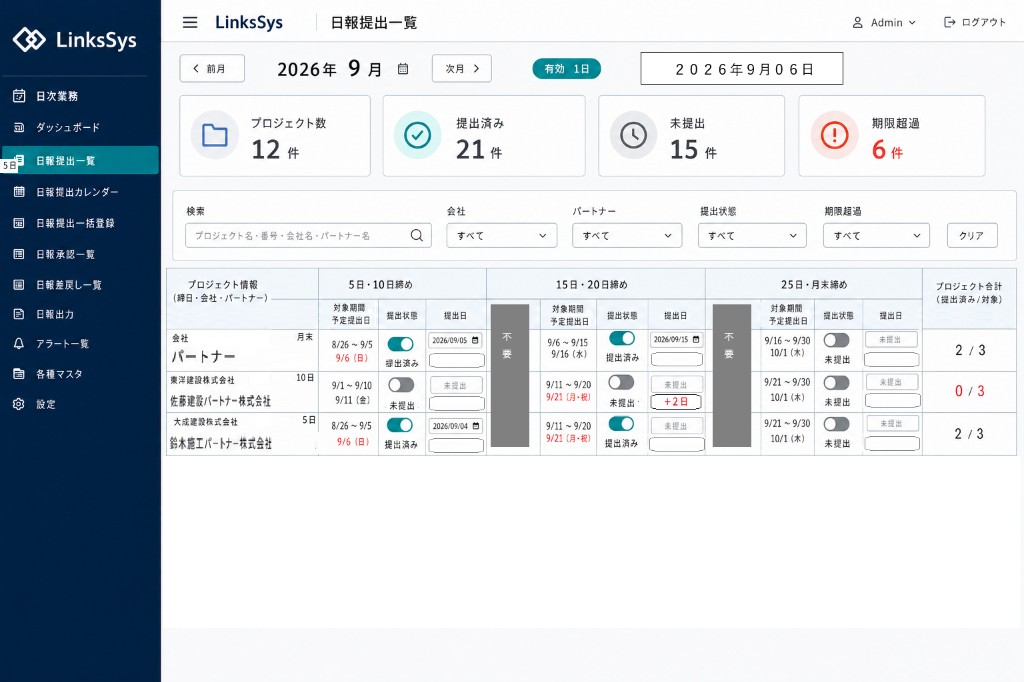
#> input picture 仕様MD/画面イメージ/日報提出一覧_指摘.jpg, 1024 x 682 px
$ python -i geometry.py   (imports and definitions only)
#> lines starting #> are read from the running program, lines starting #| are printed output that depends on the picture; after the words box and inside, x2 and y2 are one past the last pixel; in counts of white or black regions, pixels touching at a corner belong together
#> further down, picture is the input picture: PIL image 1024x682 RGB; mean R, G, B 205.7, 211.9, 217.9
"""Local ruled-table rectification. Coordinates always refer to the saved image."""
import cv2
import numpy as np
from PIL import Image, ImageOps


def ink(image):
    gray = np.asarray(image.convert('L'))
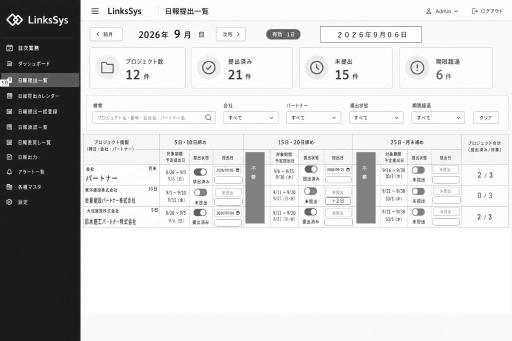
#> gray: shape (682, 1024) (shown at 1/2 size); min 0, max 255, mean 210.7
    return cv2.adaptiveThreshold(gray, 255, cv2.ADAPTIVE_THRESH_GAUSSIAN_C,
                                cv2.THRESH_BINARY_INV, 31, 15)
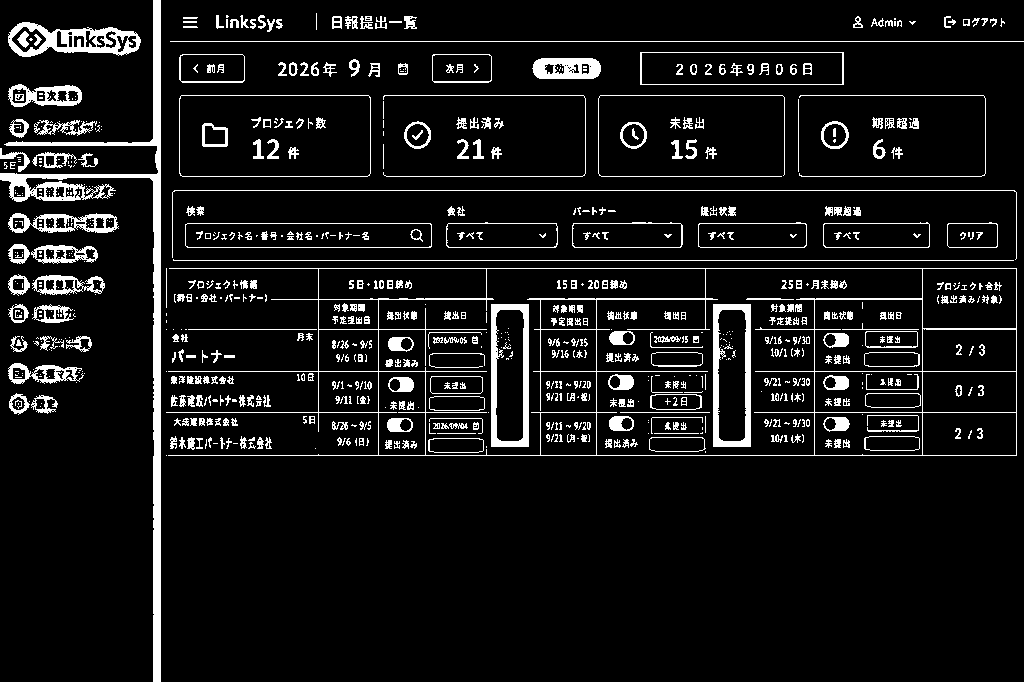
#> returned value: shape (682, 1024); 8.4% white; 845 white regions (380 under 20 px), largest, box (x1, y1, x2, y2) and area: (0, 0, 161, 682) 7613, (166, 268, 1017, 456) 6046, (8, 22, 141, 57) 2082


# [34 lines left out: function traces, not called in this run]


def rectify(image, source_quad=None):
    """Return a straightened table and explicit detection metadata, or safe fallback."""
    if source_quad:
        h, w = image.height, image.width
        quad = np.float32([[x*w,y*h] for x,y in source_quad])
        if not cv2.isContourConvex(quad.astype(np.int32)) or abs(cv2.contourArea(quad)) < w*h*.05:
            raise ValueError('Invalid document corners')
        matrix=cv2.getPerspectiveTransform(quad,np.float32([[0,0],[w-1,0],[w-1,h-1],[0,h-1]]))
        image=Image.fromarray(cv2.warpPerspective(np.asarray(image),matrix,(w,h),borderValue=(255,255,255)))
    binary = ink(image)
    h, w = binary.shape
    # A connected printed grid is more reliable than the outline of a photographed page.
    joined = cv2.morphologyEx(binary, cv2.MORPH_CLOSE, np.ones((3, 3), np.uint8))
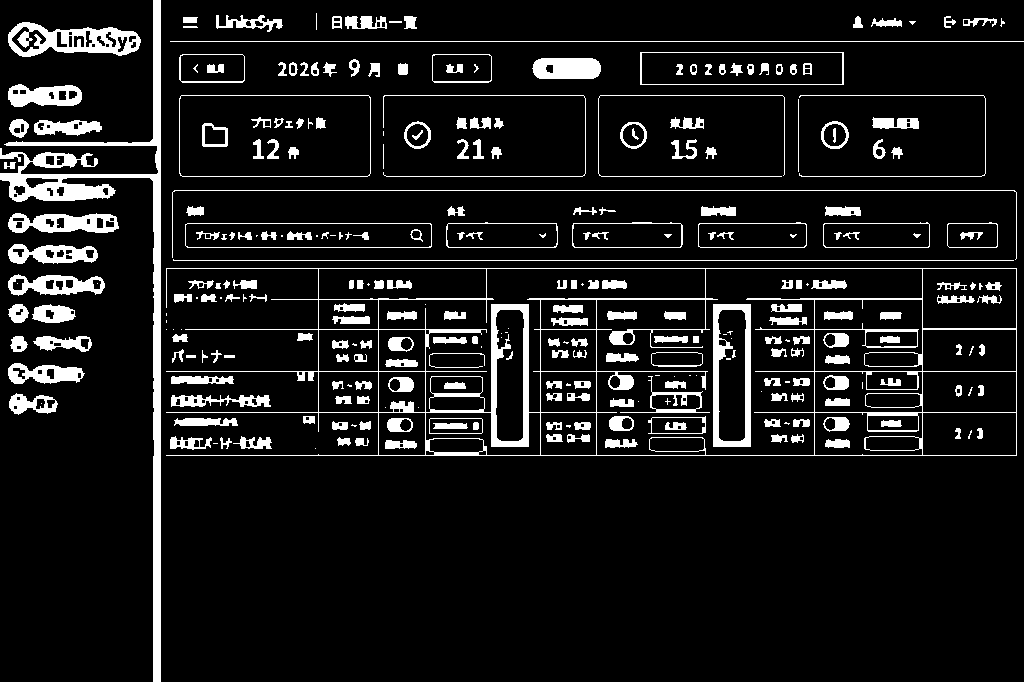
#> joined: shape (682, 1024); 9.9% white; 310 white regions (64 under 20 px)
    contours, _ = cv2.findContours(joined, cv2.RETR_EXTERNAL, cv2.CHAIN_APPROX_SIMPLE)
#> contours = 116 contours, 29 with area under 20; largest, box (x1, y1, x2, y2) and area: (166, 268, 1017, 456) 128056, (179, 95, 371, 177) 15458, (0, 0, 161, 682) 8172, (640, 52, 844, 85) 6496, (185, 223, 432, 248) 5900
    for contour in sorted(contours, key=cv2.contourArea, reverse=True):
        area = cv2.contourArea(contour)
        if not w * h * .20 < area < w * h * .97:
            continue
        hull = cv2.convexHull(contour)
        corners = cv2.approxPolyDP(hull, .025 * cv2.arcLength(hull, True), True).reshape(-1, 2)
        if len(corners) != 4:
            continue
        pts = corners.astype(np.float32)
        sums, differences = pts.sum(axis=1), np.diff(pts, axis=1).ravel()
        quad = np.array([pts[np.argmin(sums)], pts[np.argmin(differences)],
                         pts[np.argmax(sums)], pts[np.argmax(differences)]], np.float32)
        if len(np.unique(quad, axis=0)) != 4:
            continue
        left, top = np.floor(quad.min(axis=0)).astype(int)
        right, bottom = np.ceil(quad.max(axis=0)).astype(int)
        tw, th = int(right-left+1), int(bottom-top+1)
        if tw < w * .4 or th < h * .3:
            continue
        matrix = cv2.getPerspectiveTransform(quad, np.float32([[0,0],[tw-1,0],[tw-1,th-1],[0,th-1]]))
        warped = cv2.warpPerspective(np.asarray(image), matrix, (tw, th), borderValue=(255,255,255))
        table = Image.fromarray(warped)
        lines = traces(table)
        if len(lines) < 4 or any(np.min(b-a) < 6 for a,b in zip(lines,lines[1:])):
            table.close()
            continue
        # Keep detected spacing (no assumption that rows are uniform). Flatten each rule.
        targets = np.array([float(np.median(line)) for line in lines])
        boundaries = np.vstack([np.zeros(tw), *lines, np.full(tw, th-1)])
        target_y = np.r_[0, targets, th-1]
        # Border rules can coincide with the image edges.
        keep = np.r_[True, np.diff(target_y) > 1]
        boundaries, target_y = boundaries[keep], target_y[keep]
        map_y = np.empty((th, tw), np.float32)
        for x in range(tw):
            map_y[:, x] = np.interp(np.arange(th), target_y, boundaries[:, x])
        map_x = np.broadcast_to(np.arange(tw, dtype=np.float32), (th, tw)).copy()
        straight = cv2.remap(warped, map_x, map_y, cv2.INTER_CUBIC, borderMode=cv2.BORDER_CONSTANT, borderValue=(255,255,255))
        # Flatten bowed vertical rules too; keeping only horizontal rules straight
        # leaves photographed columns drifting across fixed OCR cell boundaries.
        transposed=Image.fromarray(straight).transpose(Image.Transpose.TRANSPOSE)
        verticals=traces(transposed)
        transposed.close()
        column_targets=[]
        if len(verticals)>=3 and all(np.min(b-a)>6 for a,b in zip(verticals,verticals[1:])):
            column_targets=[float(np.median(line)) for line in verticals]
            source_x=np.vstack([np.zeros(th),*verticals,np.full(th,tw-1)])
            target_x=np.r_[0,column_targets,tw-1]
            keep_x=np.r_[True,np.diff(target_x)>1]
            source_x,target_x=source_x[keep_x],target_x[keep_x]
            map_x=np.empty((th,tw),np.float32)
            for y in range(th):map_x[y,:]=np.interp(np.arange(tw),target_x,source_x[:,y])
            map_y=np.broadcast_to(np.arange(th,dtype=np.float32)[:,None],(th,tw)).copy()
            straight=cv2.remap(straight,map_x,map_y,cv2.INTER_CUBIC,borderMode=cv2.BORDER_CONSTANT,borderValue=(255,255,255))
        page_matrix = np.float64([[1,0,left],[0,1,top],[0,0,1]]) @ matrix
        result = Image.fromarray(cv2.warpPerspective(np.asarray(image),page_matrix,(w,h),borderValue=(255,255,255)))
        result.paste(Image.fromarray(straight), (int(left), int(top)))
        # If outer borders were not detected, include the geometrically established edges.
        edges = list(targets)
        if edges[0] > 12: edges.insert(0, 0.)
        if edges[-1] < th-13: edges.append(float(th-1))
        edges = [(v+top)/result.height for v in edges]
        return result, {'status':'rectified', 'method':'grid-perspective-curves-v1',
                        'source_quad':quad.tolist(), 'row_edges':edges,
                        'column_edges':[(v+left)/result.width for v in column_targets],
                        'table_bounds':[float(left)/result.width, edges[0], float(right)/result.width, edges[-1]]}
#> this loop made 116 passes
#> area on passes 1, 2, 3, 5, 6, 7, 8, 9: 128056.5, 15458, 8171.5, 5899.5, 3082, 2656.5, 2653.5, 2592.5
    return image.copy(), {'status':'needs_review', 'method':'deskew-only', 'row_edges':[],
                          'warning':'表の罫線を検出できません。画像と行の範囲を確認してください'}


# [35 lines left out: functions row_regions, clean_cell, recognition_image, not called in this run]

>>> from PIL import Image
>>> picture = Image.open('../仕様MD/画面イメージ/日報提出一覧_指摘.jpg')
>>> result = rectify(picture)

$ run again, on 仕様MD/画面イメージ/収支分析_一覧表.png
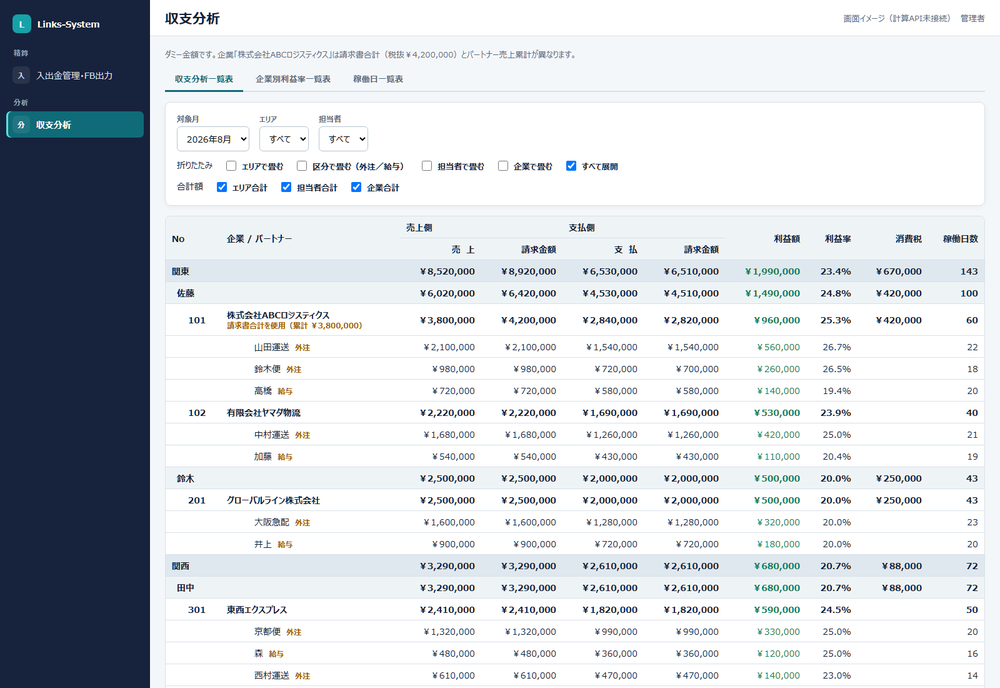
#> input picture 仕様MD/画面イメージ/収支分析_一覧表.png, 1000 x 688 px, shrunk from 1600 x 1100 before the run
#> picture is the input picture: PIL image 1000x688 RGB; mean R, G, B 207.6, 212, 217.2
#> in ink, `return cv2.adaptiveThreshold(gray, 255, cv2.ADAPTIVE_THRESH_GAUSSIAN_C..`:
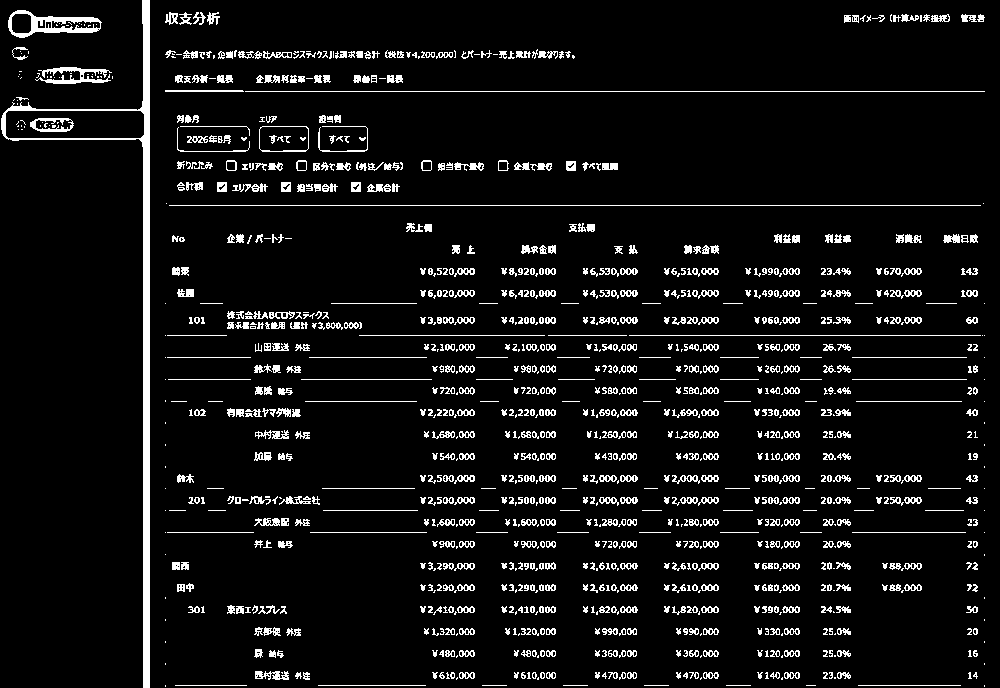
#> returned value: shape (688, 1000); 7% white in thin lines or dots
#> in rectify, `joined = cv2.morphologyEx(binary, cv2.MORPH_CLOSE, np.ones((3, 3), np...`:
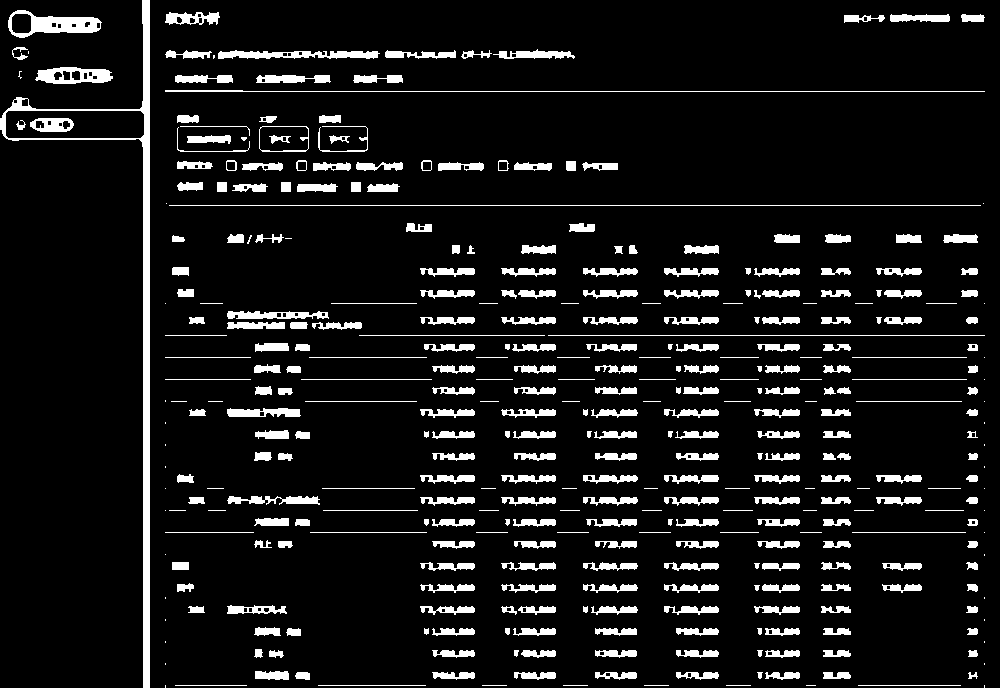
#> joined: shape (688, 1000); 9.1% white; 383 white regions (58 under 20 px)
#> contours = 380 contours, 137 with area under 20; largest, box (x1, y1, x2, y2) and area: (0, 0, 150, 688) 8598, (8, 10, 102, 38) 1545, (259, 126, 309, 152) 1210, (35, 67, 113, 84) 962, (218, 50, 380, 59) 806
#> the loop in rectify, `for contour in sorted(contours, key=cv2.contourArea, reverse=True):` made 380 passes
#> area on passes 1 to 3: 8598.5, 1545, 1210

$ run again, on 仕様MD/画面イメージ/収支分析_企業別利益率.png
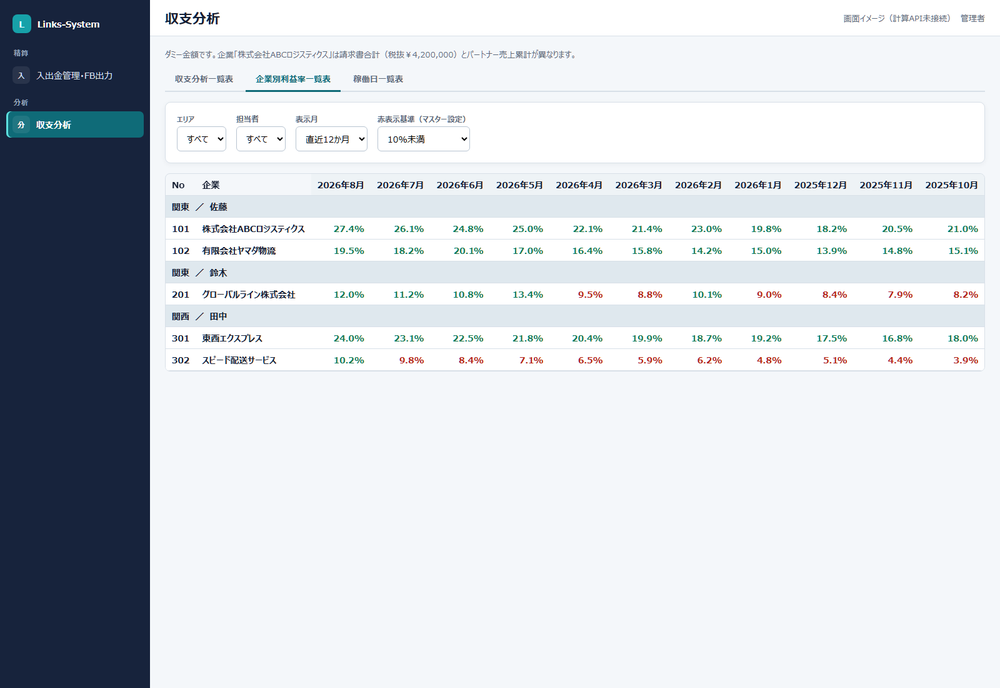
#> input picture 仕様MD/画面イメージ/収支分析_企業別利益率.png, 1000 x 688 px, shrunk from 1600 x 1100 before the run
#> picture is the input picture: PIL image 1000x688 RGB; mean R, G, B 208.5, 213.5, 219.3
#> in ink, `return cv2.adaptiveThreshold(gray, 255, cv2.ADAPTIVE_THRESH_GAUSSIAN_C..`:
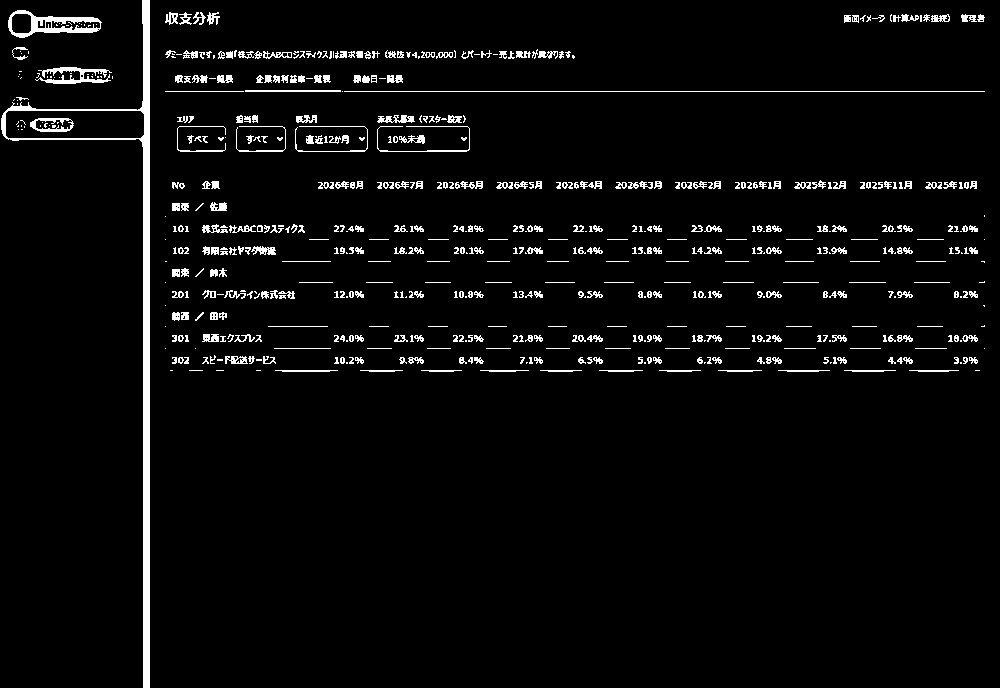
#> returned value: shape (688, 1000); 3.9% white; 611 white regions (195 under 20 px), largest, box (x1, y1, x2, y2) and area: (1, 0, 150, 688) 5590, (8, 10, 102, 38) 983, (344, 91, 985, 92) 641
#> in rectify, `joined = cv2.morphologyEx(binary, cv2.MORPH_CLOSE, np.ones((3, 3), np...`:
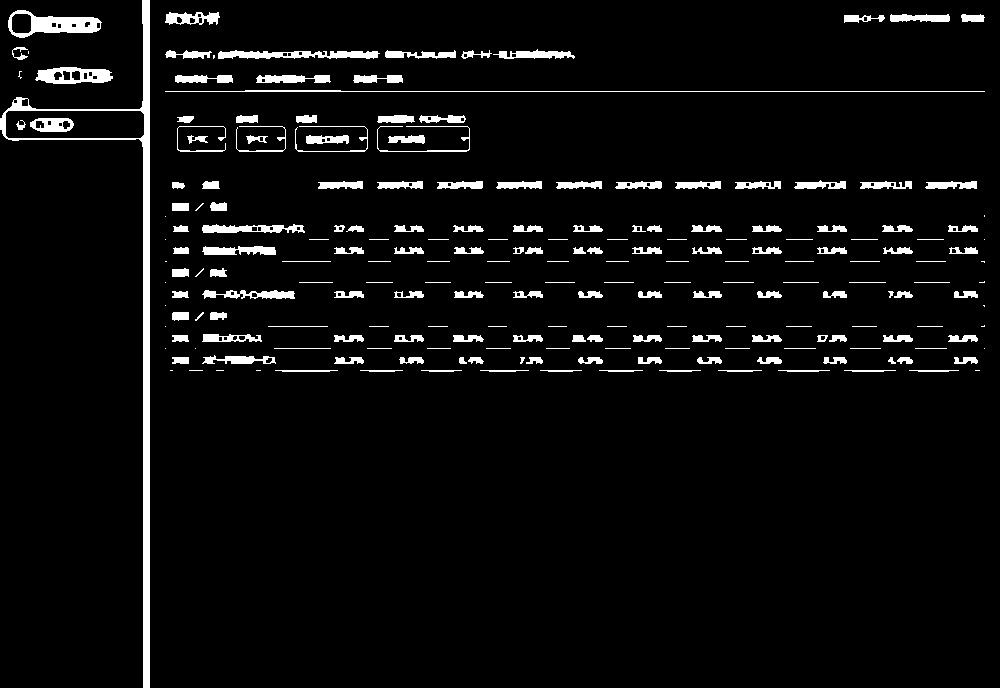
#> joined: shape (688, 1000); 4.8% white; 218 white regions (27 under 20 px)
#> contours = 216 contours, 84 with area under 20; largest, box (x1, y1, x2, y2) and area: (0, 0, 150, 688) 8598, (8, 10, 102, 38) 1545, (35, 67, 113, 84) 962, (218, 50, 380, 59) 806, (202, 224, 305, 233) 552
#> the loop in rectify, `for contour in sorted(contours, key=cv2.contourArea, reverse=True):` made 216 passes
#> area on passes 1 to 3: 8598.5, 1545, 962
